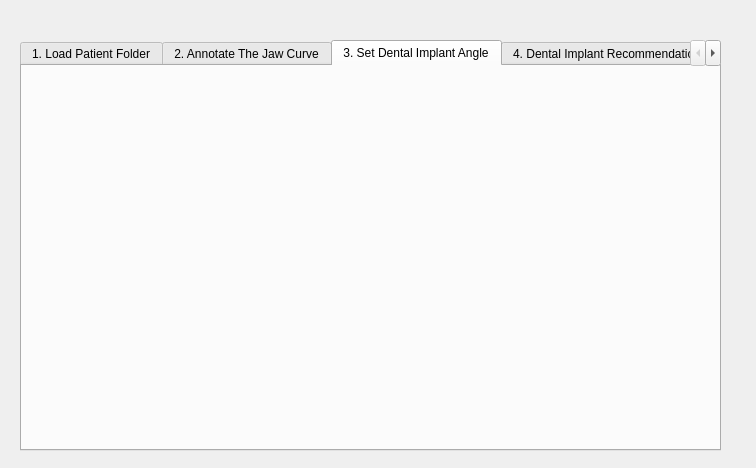
<?xml version="1.0" encoding="UTF-8"?>
<ui version="4.0">
 <class>Dialog</class>
 <widget class="QDialog" name="Dialog">
  <property name="geometry">
   <rect>
    <x>0</x>
    <y>0</y>
    <width>756</width>
    <height>468</height>
   </rect>
  </property>
  <property name="windowTitle">
   <string>Dialog</string>
  </property>
  <widget class="QTabWidget" name="tabWidget">
   <property name="geometry">
    <rect>
     <x>20</x>
     <y>40</y>
     <width>701</width>
     <height>411</height>
    </rect>
   </property>
   <property name="currentIndex">
    <number>2</number>
   </property>
   <widget class="QWidget" name="tab">
    <attribute name="title">
     <string>1. Load Patient Folder</string>
    </attribute>
    <widget class="QTabWidget" name="tabWidget_2">
     <property name="geometry">
      <rect>
       <x>10</x>
       <y>20</y>
       <width>491</width>
       <height>331</height>
      </rect>
     </property>
     <property name="currentIndex">
      <number>0</number>
     </property>
     <widget class="QWidget" name="tab_3">
      <attribute name="title">
       <string>Convert to DICOMDIR</string>
      </attribute>
      <widget class="QPushButton" name="pushButton">
       <property name="geometry">
        <rect>
         <x>300</x>
         <y>20</y>
         <width>161</width>
         <height>31</height>
        </rect>
       </property>
       <property name="text">
        <string>Load Patient Folder</string>
       </property>
      </widget>
      <widget class="QPushButton" name="pushButton_2">
       <property name="geometry">
        <rect>
         <x>20</x>
         <y>70</y>
         <width>93</width>
         <height>28</height>
        </rect>
       </property>
       <property name="text">
        <string>Convert</string>
       </property>
      </widget>
      <widget class="QLineEdit" name="lineEdit">
       <property name="geometry">
        <rect>
         <x>20</x>
         <y>19</y>
         <width>261</width>
         <height>31</height>
        </rect>
       </property>
      </widget>
     </widget>
     <widget class="QWidget" name="tab_4">
      <attribute name="title">
       <string>Load DICOMDIR Files</string>
      </attribute>
      <widget class="QLineEdit" name="lineEdit_2">
       <property name="geometry">
        <rect>
         <x>20</x>
         <y>30</y>
         <width>261</width>
         <height>31</height>
        </rect>
       </property>
      </widget>
      <widget class="QPushButton" name="pushButton_3">
       <property name="geometry">
        <rect>
         <x>300</x>
         <y>31</y>
         <width>161</width>
         <height>31</height>
        </rect>
       </property>
       <property name="text">
        <string>Load Patient Folder</string>
       </property>
      </widget>
     </widget>
    </widget>
   </widget>
   <widget class="QWidget" name="tab_2">
    <attribute name="title">
     <string>2. Annotate The Jaw Curve</string>
    </attribute>
    <widget class="QPushButton" name="pushButton_4">
     <property name="geometry">
      <rect>
       <x>10</x>
       <y>40</y>
       <width>191</width>
       <height>41</height>
      </rect>
     </property>
     <property name="text">
      <string>Annotate The Jaw Curve</string>
     </property>
    </widget>
   </widget>
   <widget class="QWidget" name="tab_7">
    <attribute name="title">
     <string>3. Set Dental Implant Angle</string>
    </attribute>
   </widget>
   <widget class="QWidget" name="tab_5">
    <attribute name="title">
     <string>4. Dental Implant Recommendation</string>
    </attribute>
    <widget class="QPushButton" name="pushButton_5">
     <property name="geometry">
      <rect>
       <x>310</x>
       <y>50</y>
       <width>161</width>
       <height>31</height>
      </rect>
     </property>
     <property name="text">
      <string>Load The Jaw Curve</string>
     </property>
    </widget>
    <widget class="QLineEdit" name="lineEdit_3">
     <property name="geometry">
      <rect>
       <x>30</x>
       <y>50</y>
       <width>261</width>
       <height>31</height>
      </rect>
     </property>
    </widget>
    <widget class="QPushButton" name="pushButton_6">
     <property name="geometry">
      <rect>
       <x>30</x>
       <y>100</y>
       <width>241</width>
       <height>31</height>
      </rect>
     </property>
     <property name="text">
      <string>Get Dental Implant Recommendation</string>
     </property>
    </widget>
   </widget>
   <widget class="QWidget" name="tab_6">
    <attribute name="title">
     <string>Dental Implant Database</string>
    </attribute>
    <widget class="QTableView" name="tableView">
     <property name="geometry">
      <rect>
       <x>40</x>
       <y>160</y>
       <width>591</width>
       <height>201</height>
      </rect>
     </property>
    </widget>
    <widget class="QTextEdit" name="textEdit">
     <property name="geometry">
      <rect>
       <x>180</x>
       <y>20</y>
       <width>151</width>
       <height>31</height>
      </rect>
     </property>
    </widget>
    <widget class="QTextEdit" name="textEdit_2">
     <property name="geometry">
      <rect>
       <x>180</x>
       <y>60</y>
       <width>151</width>
       <height>31</height>
      </rect>
     </property>
    </widget>
    <widget class="QTextEdit" name="textEdit_3">
     <property name="geometry">
      <rect>
       <x>180</x>
       <y>100</y>
       <width>151</width>
       <height>31</height>
      </rect>
     </property>
    </widget>
    <widget class="QLabel" name="label">
     <property name="geometry">
      <rect>
       <x>50</x>
       <y>30</y>
       <width>47</width>
       <height>13</height>
      </rect>
     </property>
     <property name="font">
      <font>
       <pointsize>9</pointsize>
      </font>
     </property>
     <property name="text">
      <string>ID</string>
     </property>
    </widget>
    <widget class="QLabel" name="label_2">
     <property name="geometry">
      <rect>
       <x>50</x>
       <y>70</y>
       <width>101</width>
       <height>16</height>
      </rect>
     </property>
     <property name="font">
      <font>
       <pointsize>9</pointsize>
      </font>
     </property>
     <property name="text">
      <string>Diameter (mm)</string>
     </property>
    </widget>
    <widget class="QLabel" name="label_3">
     <property name="geometry">
      <rect>
       <x>50</x>
       <y>110</y>
       <width>101</width>
       <height>16</height>
      </rect>
     </property>
     <property name="font">
      <font>
       <pointsize>9</pointsize>
      </font>
     </property>
     <property name="text">
      <string>Height (mm)</string>
     </property>
    </widget>
    <widget class="QPushButton" name="pushButton_7">
     <property name="geometry">
      <rect>
       <x>340</x>
       <y>100</y>
       <width>93</width>
       <height>28</height>
      </rect>
     </property>
     <property name="text">
      <string>Insert</string>
     </property>
    </widget>
    <widget class="QPushButton" name="pushButton_8">
     <property name="geometry">
      <rect>
       <x>440</x>
       <y>100</y>
       <width>93</width>
       <height>28</height>
      </rect>
     </property>
     <property name="text">
      <string>Update</string>
     </property>
    </widget>
    <widget class="QPushButton" name="pushButton_9">
     <property name="geometry">
      <rect>
       <x>540</x>
       <y>100</y>
       <width>93</width>
       <height>28</height>
      </rect>
     </property>
     <property name="text">
      <string>Delete</string>
     </property>
    </widget>
   </widget>
  </widget>
 </widget>
 <resources/>
 <connections/>
</ui>
